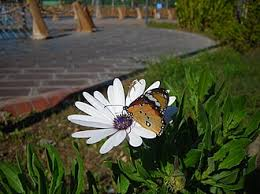
#> input picture flower.jpeg, 260 x 194 px
$ python try.py
#> lines starting #> are read from the running program, lines starting #| are printed output that depends on the picture
import cv2

#görsel alınır ve gri formata çevirilir
img = cv2.imread("flower.jpeg")
#> img is the input picture: shape (194, 260, 3); mean B, G, R 51.8, 76, 72.2
gri= cv2.cvtColor(img,cv2.COLOR_BGR2GRAY)
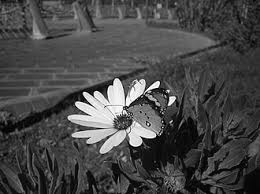
#> gri: shape (194, 260); min 0, max 255, mean 72.1

 #SIFT özellik çıkarıcı aktif edilir.
sift = cv2.SIFT_create()
anahtarnokta = sift.detect(gri,None)
#> anahtarnokta = 604 keypoints; strongest (x, y, size): (156, 85, 4.5), (172, 99, 4.4), (85, 94, 3.5), (168, 91, 1.9)

#Anahtar noktalar görsel üzerinde çizdirilerek bastırılır
img=cv2.drawKeypoints(gri,anahtarnokta,img)
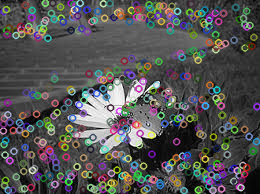
#> img: shape (194, 260, 3); mean B, G, R 83.7, 84, 84.1
cv2.imshow('resim1',img)

#Eğer çizdirilen anahtar noktalar yöneleriyle beraber çizdirilmek istenirse cv2 kütüphanesi içerisindeki DRAW_MATCHES_FLAGS_DRAW_RICH_KEYPOINTS komutu kullanılır.
img=cv2.drawKeypoints(gri,anahtarnokta,img,flags=cv2.DRAW_MATCHES_FLAGS_DRAW_RICH_KEYPOINTS)
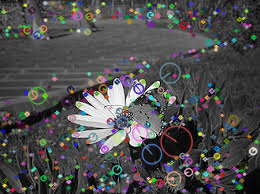
#> img: shape (194, 260, 3); mean B, G, R 78.1, 77.9, 78.4
cv2.imshow('resim2',img)

#görsel gösterilir

cv2.waitKey(0)
cv2.destroyAllWindows()

$ run again, with download.jpeg copied over flower.jpeg
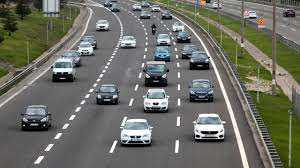
#> input picture download.jpeg, 300 x 168 px
#> img is the input picture: shape (168, 300, 3); mean B, G, R 99.9, 110, 108.2
#> `gri= cv2.cvtColor(img,cv2.COLOR_BGR2GRAY)`:
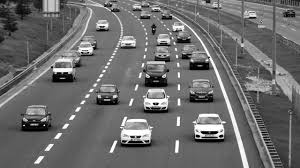
#> gri: shape (168, 300); min 0, max 255, mean 108.3
#> anahtarnokta = 436 keypoints; strongest (x, y, size): (216, 132, 2.2), (203, 132, 2.2), (221, 136, 1.9), (198, 136, 1.9)
#> `img=cv2.drawKeypoints(gri,anahtarnokta,img,flags=cv2.DRAW_MATCHES_FLAG..`:
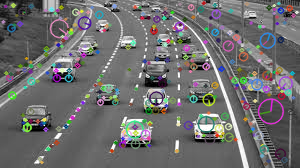
#> img: shape (168, 300, 3); mean B, G, R 109.7, 109.4, 109.7
